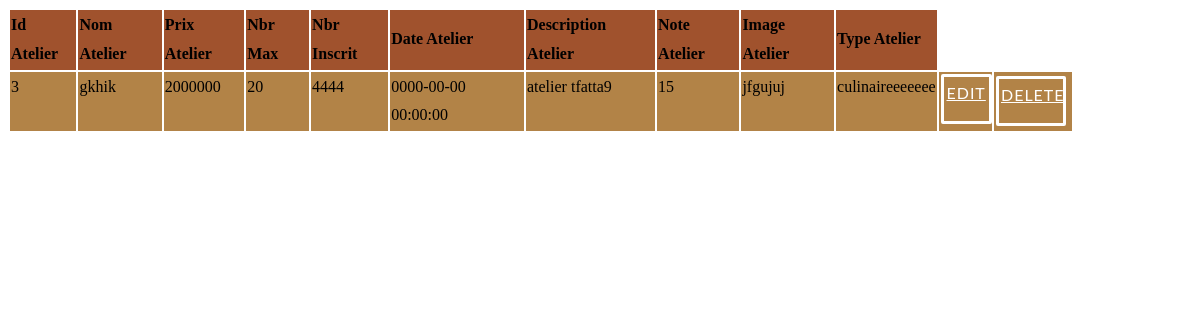
The page /pfc/cpanel/atelier/list.php on the database as committed earlier.
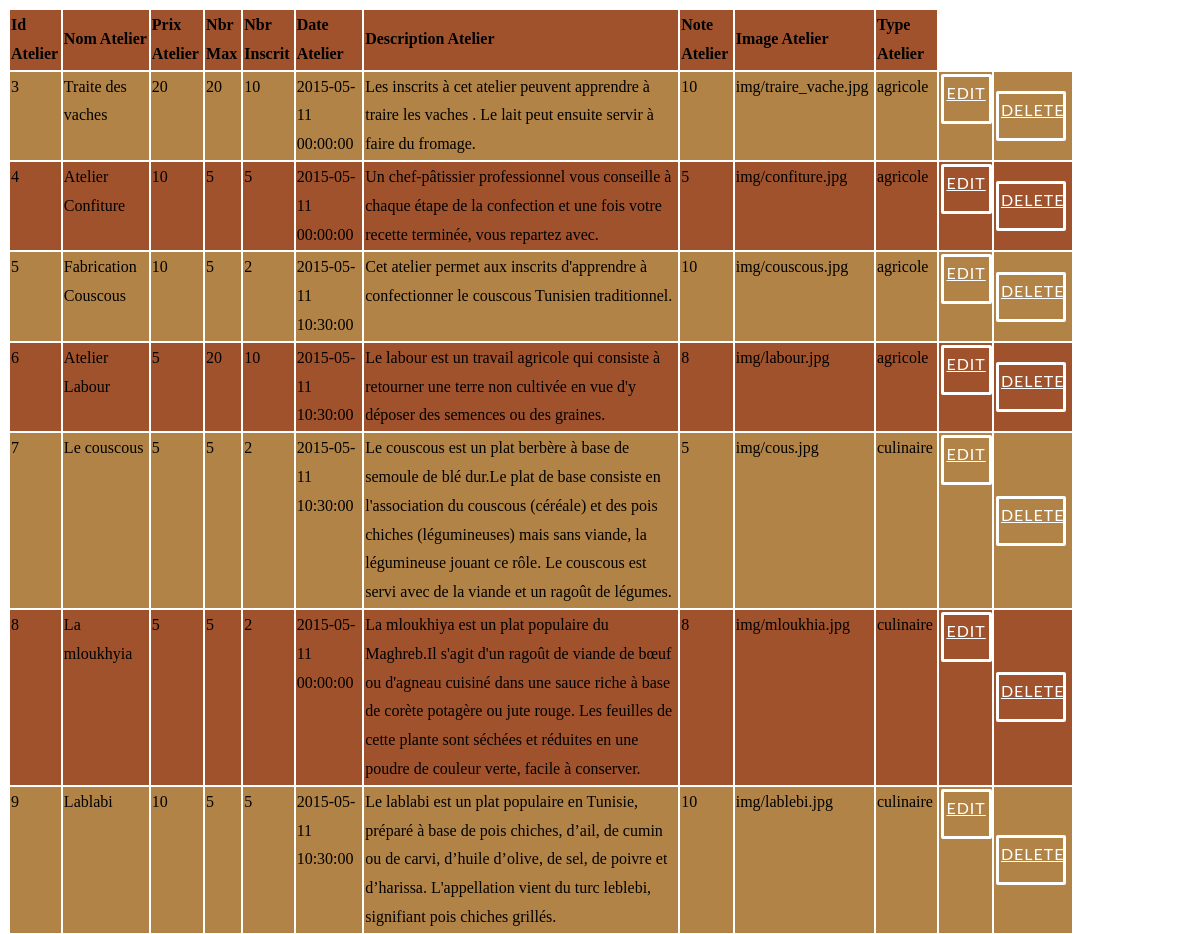
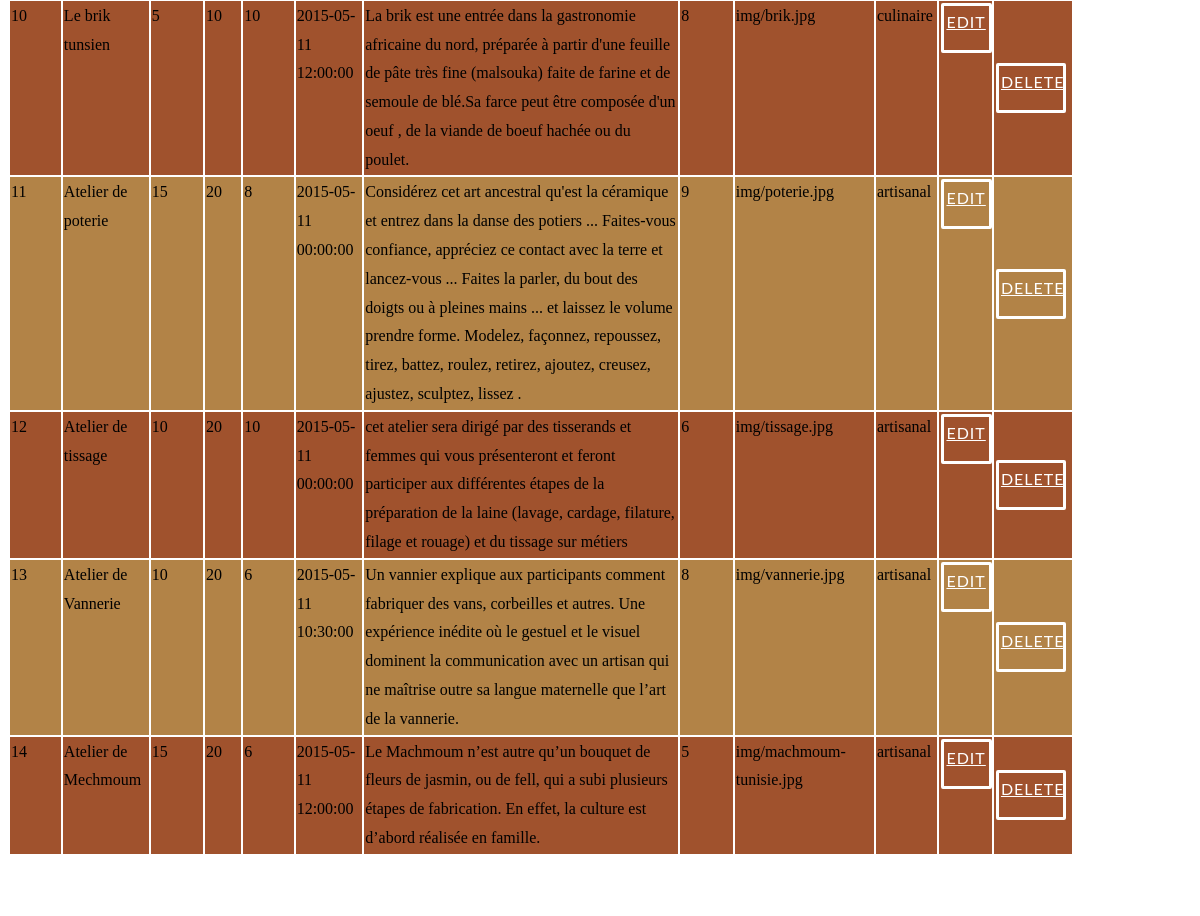
The same page on the database as committed later (2 pictures, top to bottom).
### tables this page shows
CREATE TABLE IF NOT EXISTS `atelier` (
  `id_atelier` int(11) NOT NULL AUTO_INCREMENT,
  `nom_atelier` varchar(50) NOT NULL,
  `prix_atelier` decimal(10,0) NOT NULL,
  `nbr_max` int(11) NOT NULL,
  `nbr_inscrit` int(11) NOT NULL,
  `date_atelier` datetime NOT NULL,
  `description_atelier` text NOT NULL,
  `note_atelier` decimal(10,0) NOT NULL,
  `image_atelier` varchar(200) NOT NULL,
  `type_atelier` varchar(20) NOT NULL,
  PRIMARY KEY (`id_atelier`)
);

### pfc/cpanel/atelier/list.php (the view, shortened to what this page needs)
<HTML>
	<head>
		<link rel="stylesheet" type="text/css" href="../css/view_style.css">
	</head>
<?php
echo "<table border=0 class='view' >";
echo "<tr>";
echo "<td><b>Id Atelier</b></td>";
echo "<td><b>Nom Atelier</b></td>";
echo "<td><b>Prix Atelier</b></td>";
echo "<td><b>Nbr Max</b></td>";
echo "<td><b>Nbr Inscrit</b></td>";
echo "<td><b>Date Atelier</b></td>";
echo "<td><b>Description Atelier</b></td>";
echo "<td><b>Note Atelier</b></td>";
echo "<td><b>Image Atelier</b></td>";
echo "<td><b>Type Atelier</b></td>";
echo "</tr>";
$result = mysql_query("SELECT * FROM `atelier`") or trigger_error(mysql_error());
while($row = mysql_fetch_array($result)){
foreach($row AS $key => $value) { $row[$key] = stripslashes($value); }
echo "<tr>";
echo "<td valign='top'>" . nl2br( $row['id_atelier']) . "</td>";
echo "<td valign='top'>" . nl2br( $row['nom_atelier']) . "</td>";
echo "<td valign='top'>" . nl2br( $row['prix_atelier']) . "</td>";
echo "<td valign='top'>" . nl2br( $row['nbr_max']) . "</td>";
echo "<td valign='top'>" . nl2br( $row['nbr_inscrit']) . "</td>";
echo "<td valign='top'>" . nl2br( $row['date_atelier']) . "</td>";
echo "<td valign='top'>" . nl2br( $row['description_atelier']) . "</td>";
echo "<td valign='top'>" . nl2br( $row['note_atelier']) . "</td>";
echo "<td valign='top'>" . nl2br( $row['image_atelier']) . "</td>";
echo "<td valign='top'>" . nl2br( $row['type_atelier']) . "</td>";
echo "<td valign='top'><a href=edit.php?id_atelier={$row['id_atelier']} class='popup-button'>Edit</a></td><td><a href=delete.php?id_atelier={$row['id_atelier']} class='popup-button'>Delete</a></td> ";
echo "</tr>";
}
echo "</table>";
echo "<a href=new.php class='popup-button'>New Row</a>";
?>

### pfc/cpanel/css/view_style.css (style rules this page uses)
table { width: 90%; margin :0; height: auto; }
tbody tr:nth-child(even) { background-color: #B28347 !important; line-height : 1.8em; font-size: 100%; }
tbody tr:nth-child(odd) { background-color: #A0522D !important; line-height : 1.8em; font-size: 100%; }
.popup-button { border: 3px solid #FFF !important; padding: 2px !important; background: transparent !important; color: #FFF !important; font-family: 'Lato', Calibri, Arial, sans-serif; font-size: 1em !important; letter-spacing: 1px !important; text-transform: uppercase !important; cursor: pointer !important; display: inline-block !important; width : 80% !important; max-width : 150px; min-height : 40px; margin: 1px !important; border-radius: 2px !important; text-align: center; -webkit-transition: all 0.3s !important; -o-transition: all 0.3s !important; transition: all 0.3s !important; }

Rows that differ between the two databases and show on the page:
changed atelier id 3: nom_atelier "gkhik" → "Traite des vaches"; prix_atelier "2000000" → "20"; nbr_inscrit "4444" → "10"; date_atelier "0000-00-00 00:00:00" → "2015-05-11 00:00:00"; description_atelier "atelier tfatta9" → "Les inscrits à cet atelier peuvent apprendre à traire les vaches . Le lait peut ensuite servir à faire du fromage."; note_atelier "15" → "10"; image_atelier "jfgujuj" → "img/traire_vache.jpg"; type_atelier "culinaireeeeeee" → "agricole"
added atelier: id_atelier "4", nom_atelier "Atelier Confiture", prix_atelier "10", nbr_max "5", nbr_inscrit "5", date_atelier "2015-05-11 00:00:00", description_atelier "Un chef-pâtissier professionnel vous conseille à chaque étape de la confection et une fois votre recette terminée, vous repartez avec.", note_atelier "5", image_atelier "img/confiture.jpg", type_atelier "agricole"
added atelier: id_atelier "5", nom_atelier "Fabrication Couscous", prix_atelier "10", nbr_max "5", nbr_inscrit "2", date_atelier "2015-05-11 10:30:00", description_atelier "Cet atelier permet aux inscrits d'apprendre à confectionner le couscous Tunisien traditionnel.", note_atelier "10", image_atelier "img/couscous.jpg", type_atelier "agricole"
added atelier: id_atelier "6", nom_atelier "Atelier Labour", prix_atelier "5", nbr_max "20", nbr_inscrit "10", date_atelier "2015-05-11 10:30:00", description_atelier "Le labour est un travail agricole qui consiste à retourner une terre non cultivée en vue d'y déposer des semences ou des graines.", note_atelier "8", image_atelier "img/labour.jpg", type_atelier "agricole"
added atelier: id_atelier "7", nom_atelier "Le couscous", prix_atelier "5", nbr_max "5", nbr_inscrit "2", date_atelier "2015-05-11 10:30:00", description_atelier "Le couscous est un plat berbère à base de semoule de blé dur.Le plat de base consiste en l'association du couscous (céréale) et des pois chiches (légumineuses) mais sans viande, la légumineuse jouant ce rôle. Le couscous est servi avec de la viande et un ragoût de légumes.", note_atelier "5", image_atelier "img/cous.jpg", type_atelier "culinaire"
added atelier: id_atelier "8", nom_atelier "La mloukhyia", prix_atelier "5", nbr_max "5", nbr_inscrit "2", date_atelier "2015-05-11 00:00:00", description_atelier "La mloukhiya est un plat populaire du Maghreb.Il s'agit d'un ragoût de viande de bœuf ou d'agneau cuisiné dans une sauce riche à base de corète potagère ou jute rouge. Les feuilles de cette plante sont séchées et réduites en une poudre de couleur verte, facile à conserver.", note_atelier "8", image_atelier "img/mloukhia.jpg", type_atelier "culinaire"
added atelier: id_atelier "9", nom_atelier "Lablabi", prix_atelier "10", nbr_max "5", nbr_inscrit "5", date_atelier "2015-05-11 10:30:00", description_atelier "Le lablabi est un plat populaire en Tunisie, préparé à base de pois chiches, d’ail, de cumin ou de carvi, d’huile d’olive, de sel, de poivre et d’harissa. L'appellation vient du turc leblebi, signifiant pois chiches grillés.", note_atelier "10", image_atelier "img/lablebi.jpg", type_atelier "culinaire"
added atelier: id_atelier "10", nom_atelier "Le brik tunsien", prix_atelier "5", nbr_max "10", nbr_inscrit "10", date_atelier "2015-05-11 12:00:00", description_atelier "La brik est une entrée dans la gastronomie africaine du nord, préparée à partir d'une feuille de pâte très fine (malsouka) faite de farine et de semoule de blé.Sa farce peut être composée d'un oeuf , de la viande de boeuf hachée ou du poulet.", note_atelier "8", image_atelier "img/brik.jpg", type_atelier "culinaire"
added atelier: id_atelier "11", nom_atelier "Atelier de poterie", prix_atelier "15", nbr_max "20", nbr_inscrit "8", date_atelier "2015-05-11 00:00:00", description_atelier "Considérez cet art ancestral qu'est la céramique et entrez dans la danse des potiers ... Faites-vous confiance, appréciez ce contact avec la terre et lancez-vous ... Faites la parler, du bout des doigts ou à pleines mains ... et laissez le volume prendre forme. Modelez, façonnez, repoussez, tirez, battez, roulez, retirez, ajoutez, creusez, ajustez, sculptez, lissez .", note_atelier "9", image_atelier "img/poterie.jpg", type_atelier "artisanal"
added atelier: id_atelier "12", nom_atelier "Atelier de tissage", prix_atelier "10", nbr_max "20", nbr_inscrit "10", date_atelier "2015-05-11 00:00:00", description_atelier "cet atelier sera dirigé par des tisserands et femmes qui vous présenteront et feront participer aux différentes étapes de la préparation de la laine (lavage, cardage, filature, filage et rouage) et du tissage sur métiers", note_atelier "6", image_atelier "img/tissage.jpg", type_atelier "artisanal"
added atelier: id_atelier "13", nom_atelier "Atelier de Vannerie", prix_atelier "10", nbr_max "20", nbr_inscrit "6", date_atelier "2015-05-11 10:30:00", description_atelier "Un vannier explique aux participants comment fabriquer des vans, corbeilles et autres. Une expérience inédite où le gestuel et le visuel dominent la communication avec un artisan qui ne maîtrise outre sa langue maternelle que l’art de la vannerie.", note_atelier "8", image_atelier "img/vannerie.jpg", type_atelier "artisanal"
added atelier: id_atelier "14", nom_atelier "Atelier de Mechmoum", prix_atelier "15", nbr_max "20", nbr_inscrit "6", date_atelier "2015-05-11 12:00:00", description_atelier "Le Machmoum n’est autre qu’un bouquet de fleurs de jasmin, ou de fell, qui a subi plusieurs étapes de fabrication. En effet, la culture est d’abord réalisée en famille.", note_atelier "5", image_atelier "img/machmoum-tunisie.jpg", type_atelier "artisanal"
